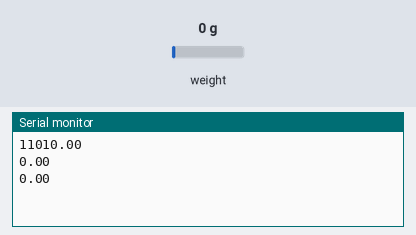
This sketch was run on a simulated Arduino Uno, built with avr-gcc and run on an emulated ATmega328P. Shown: the last lines printed to the serial monitor. The inputs (shaded band) are chosen by the test bench; at power-on: weight on the scale 0 g.

Above: at 1.2 s.
1.3 s: weight on the scale set to 100 g
At 1.71 s:
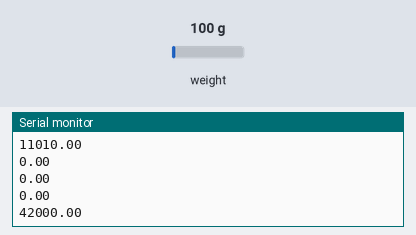
2.8 s: weight on the scale set to 1250 g
At 2.91 s:
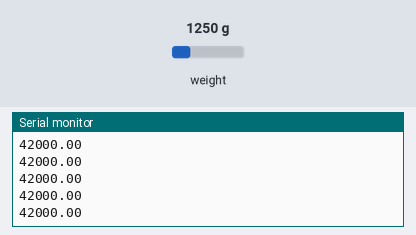
Timing chart, 0 to 5.8 s (numbered marks = the images above; inputs shaded):
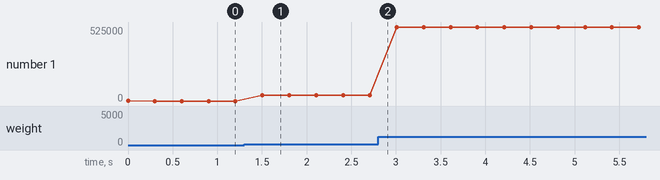

Measured:
- after the input at 1.3 s, the serial monitor: prints a new line after 0.20 s (image 1)
- plotted number 1: 0 → 42000 after the input at 1.3 s, 42000 → 525000 after the input at 2.8 s

The sketch:

Ler_sensor_individual.ino
```cpp
#include <HX711.h>

//7 8 9 11 13 15

//Pinos de leitura
int SSCK = 3;
int porta_DOUT_MUX = 9;
int porta_sel_MUX[4] = {4, 5, 6, 7};

//Variaveis de leitura
float erro_max = 50;
float temp;
float tensao;

//Define o HX711
HX711 secao;

//Variavel que define o canal do mux que sera lido
int canal_mux = 11;

//output = 0  => valor cru; output = 1  => valor normalizado
int output = 0;
//====================================================================================================

void setup(){
    //Inicial comunicacao serial
    Serial.begin(9600);

    //Define pinos do mux
    for (int i = 0; i < 4; i++){
        pinMode(porta_sel_MUX[i], OUTPUT);
    }

    //Seleciona o canal escolhido do mux
    for (int j = 0; j <= 3; j++){
        digitalWrite(porta_sel_MUX[j], ((canal_mux) >> j) & 1);
        Serial.print(((canal_mux) >> j) & 1);
    }

    //Configura o HX711
    secao.begin(porta_DOUT_MUX, SSCK);


   /* if (!output){
        secao.set_scale(2280.f);
        secao.tare();
    }*/

    secao.power_up();
}

//====================================================================================================

void loop(){
   le_tensao();
   Serial.println(tensao);
  // delay(500);
}

//====================================================================================================

void le_tensao(){
    double comp = 0;
    double leitura = 0;
    double buff = 0;

    //Liga o HX711
    //secao.power_up();

    //Faz a média de 10 valores desconsiderando os picos
    comp = secao.get_units();
    leitura = secao.get_units();

    //Se setup = 1 faz media e desconsidera picos; Se setup = 0 apenas le
    if(output){
       for (int j = 0; j < 10; j++){
            /*while (abs(comp - leitura) > erro_max){
                leitura = secao.get_units();
            }*/

            buff += secao.get_units();;
        }

        tensao = buff / 10;
    }
    else{
      tensao = secao.get_units();

    }

    //Desliga o HX711
   // secao.power_down();
}
```
